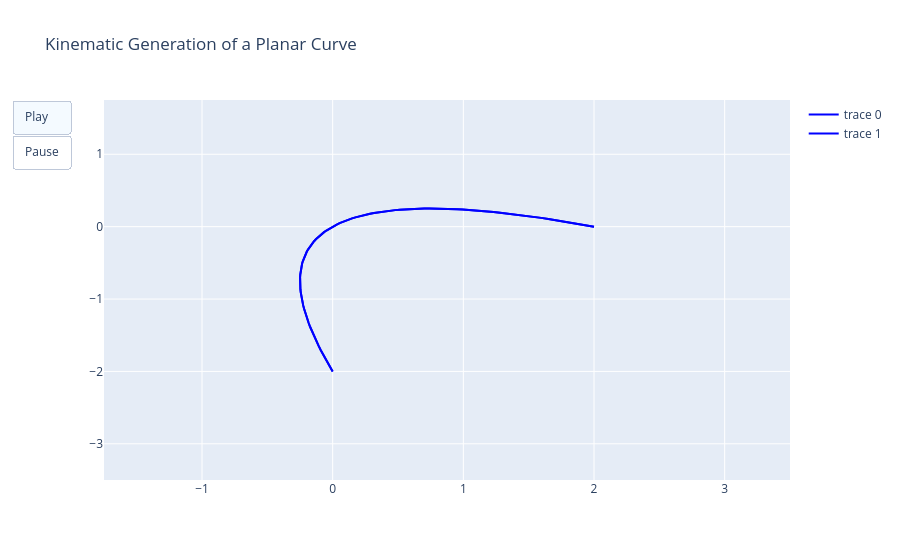

The notebook cell this image was saved under:
### Code cell
#沿曲线运动的点

import plotly.graph_objects as go

import numpy as np

# Generate curve data
t = np.linspace(-1, 1, 100)
x = t + t ** 2
y = t - t ** 2
xm = np.min(x) - 1.5
xM = np.max(x) + 1.5
ym = np.min(y) - 1.5
yM = np.max(y) + 1.5
N = 50
s = np.linspace(-1, 1, N)
xx = s + s ** 2
yy = s - s ** 2


# Create figure
fig = go.Figure(
    data=[
          go.Scatter(x=x, y=y,
                     mode="lines",
                     line=dict(width=2, color="blue"))
          ,
          go.Scatter(x=x, y=y,
                     mode="lines",
                     line=dict(width=2, color="blue"))
         ],
    layout=go.Layout(
        xaxis=dict(range=[xm, xM], autorange=False, zeroline=False),
        yaxis=dict(range=[ym, yM], autorange=False, zeroline=False),
        title_text="Kinematic Generation of a Planar Curve", hovermode="closest",
        updatemenus=[dict(type="buttons",
                          buttons=[dict(label="Play",
                                        method="animate",
                                        args=[None]),{
                "args": [[None], {"frame": {"duration": 0, "redraw": False},
                                  "mode": "immediate",
                                  "transition": {"duration": 0}}],
                "label": "Pause",
                "method": "animate"
            }
                                  ])]),
    frames=[go.Frame(
        data=[go.Scatter(
            x=[xx[k]],
            y=[yy[k]],
            mode="markers",
            marker=dict(color="red", size=10))])

        for k in range(N)]
)

fig.show()
